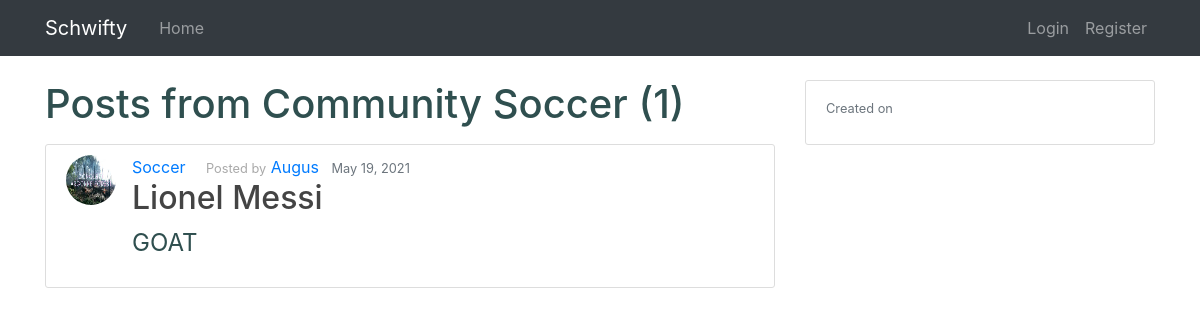
Page /c/Soccer/ on the earlier database version.
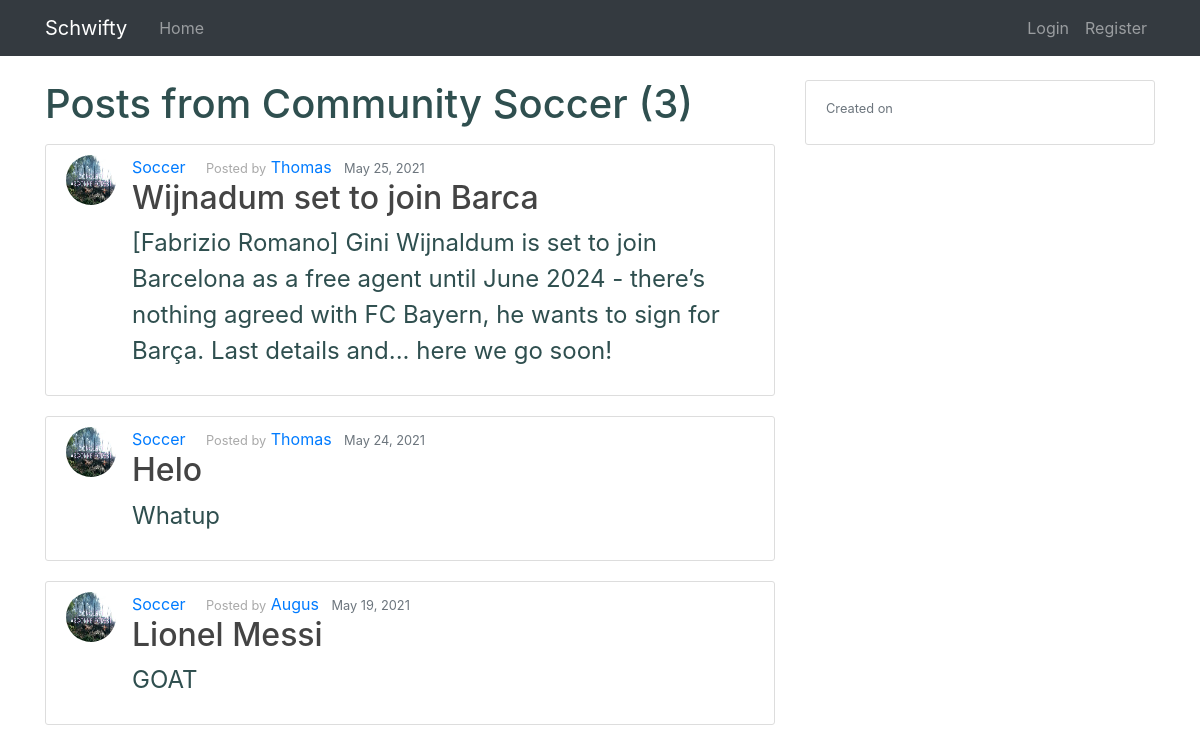
Same page on the later database version.
### blog/models.py (models this page shows, shortened)
class Post(models.Model):
    title = models.CharField(max_length=100)
    content = models.TextField()
    date_posted = models.DateTimeField(default=timezone.now)
    author = models.ForeignKey(User, on_delete=models.CASCADE)
    upvotes = models.ManyToManyField(
        User, blank=True, related_name='post_upvotes')
    downvotes = models.ManyToManyField(
        User, blank=True, related_name='post_downvotes')
    posted_to = models.ForeignKey(Community, on_delete=models.CASCADE)

class Community(models.Model):
    name = models.CharField(primary_key=True, max_length=15)
    description = models.TextField(max_length=100)
    date_created = models.DateTimeField(default=timezone.now)
    class Meta:
        verbose_name_plural = "Communities"
    def __str__(self):
        return str(self.name)

### users/models.py (models this page shows, shortened)
class Profile(models.Model):
    user = models.OneToOneField(User, on_delete=models.CASCADE)
    image = models.ImageField(default='default.jpg', upload_to='profile_pics')

### blog/views.py (the view)
# urls.py: path('c/<str:name>/', views.CommunityListView.as_view(), name='comm-list'),
class CommunityListView(ListView):
    model = Post
    template_name = 'post_list.html'
    paginate_by = 5
    context_object_name = 'posts'
    def get_queryset(self):
        comm = get_object_or_404(Community, name=self.kwargs.get('name'))
        return Post.objects.filter(posted_to=comm).order_by('-date_posted')

### blog/templates/blog/post_list.html (shortened to what this page needs)
{% extends "blog/base.html" %}
{% block content %}
        <h1 class ="mb-3">Posts from Community {{view.kwargs.name}} ({{page_obj.paginator.count}})</h1>
        {% include "blog/card.html" %}
{% endblock content %}
{% block banner %}
<div class="col md-12 content-section">
  <small class='text-muted'>Created on {{view.kwargs.date_created|date:"F d, Y" }}</small>
</div>
{% endblock banner %}

### blog/templates/blog/card.html
{% for post in posts %}
<article class="media content-section">
  <img src="{{post.author.profile.image.url}}" class="rounded-circle article-img">
  <div class="media-body">
    <span>
        <a class = "mr-3" href = "{%url 'comm-list' post.posted_to %}">{{post.posted_to}}</a>
        <small>Posted by</small> <a class="mr-2" href="{% url 'user-posts' post.author.username %}">{{ post.author }}</a>
        <small class="text-muted">{{ post.date_posted|date:"F d, Y" }}</small>
    </span>
      <h2><a class="article-title" href="{% url 'post-detail' post.id %}">{{ post.title }}</a></h2>
      <p class="article-content">{{ post.content }}</p>
    </div>
</article>
{% endfor %}

Differences in the rows shown:
added Post: author.profile.image (placeholder picture), posted_to "Soccer", author "Thomas", date_posted "May 25, 2021", title "Wijnadum set to join Barca", content "[Fabrizio Romano] Gini Wijnaldum is set to join Barcelona as a free agent until June 2024 - there’s nothing agreed with FC Bayern, he wants to sign for Barça. Last details and... here we go soon!"
added Post: author.profile.image (placeholder picture), posted_to "Soccer", author "Thomas", date_posted "May 24, 2021", title "Helo", content "Whatup"
Other differences:
{{ page_obj.paginator.count }}: "1" → "3"
